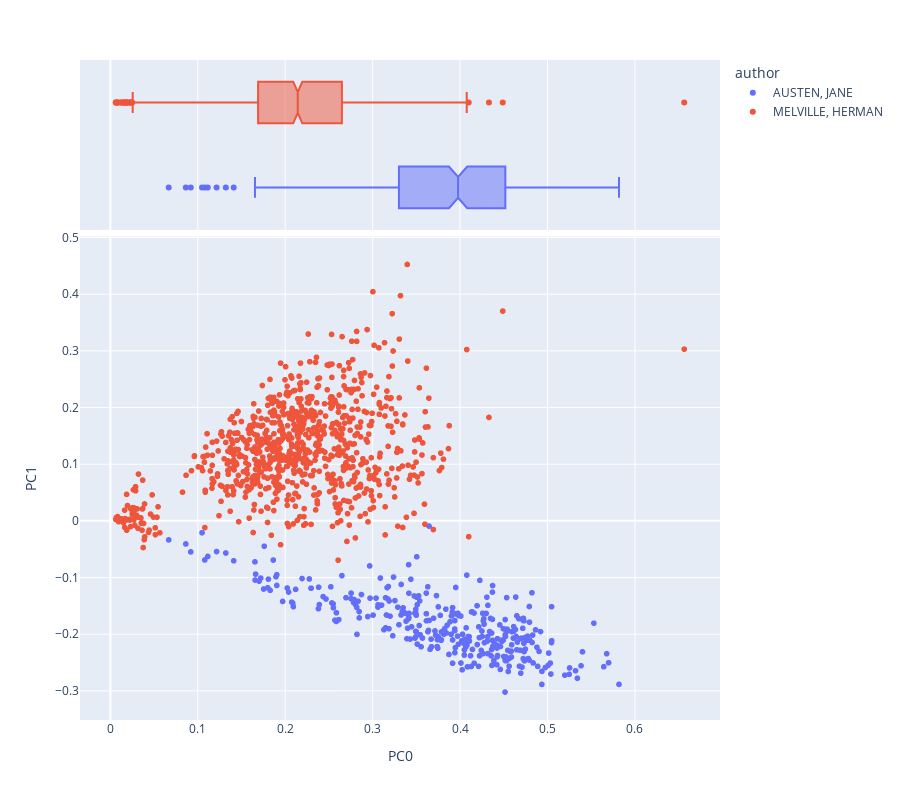

Notebook source saved alongside this figure:
### Markdown cell above
## PC 0 and 1

### Code cell
vis_pcs(DCM, 0, 1)

### Figure 1 — Plotly figure (JSON) as saved in the notebook; plotly's stock layout.template omitted (floating-point values rounded to 4 significant figures; data arrays with more than 128 entries replaced by an {"elided": "..."} marker saying what was removed)
{"data": [{"hovertemplate": "<b>%{hovertext}</b><br><br>author=AUSTEN, JANE<br>PC0=%{x}<br>PC1=%{y}<extra></extra>", "hovertext": {"elided": "334 str values"}, "legendgroup": "AUSTEN, JANE", "marker": {"color": "#636efa", "symbol": "circle"}, "mode": "markers", "name": "AUSTEN, JANE", "showlegend": true, "type": "scattergl", "x": {"elided": "334 float values"}, "xaxis": "x", "y": {"elided": "334 float values"}, "yaxis": "y"}, {"alignmentgroup": "True", "hovertemplate": "<b>%{hovertext}</b><br><br>author=AUSTEN, JANE<br>PC0=%{x}<extra></extra>", "hovertext": {"elided": "334 str values"}, "legendgroup": "AUSTEN, JANE", "marker": {"color": "#636efa", "symbol": "circle"}, "name": "AUSTEN, JANE", "notched": true, "offsetgroup": "AUSTEN, JANE", "showlegend": false, "type": "box", "x": {"elided": "334 float values"}, "xaxis": "x2", "yaxis": "y2"}, {"hovertemplate": "<b>%{hovertext}</b><br><br>author=MELVILLE, HERMAN<br>PC0=%{x}<br>PC1=%{y}<extra></extra>", "hovertext": {"elided": "849 str values"}, "legendgroup": "MELVILLE, HERMAN", "marker": {"color": "#EF553B", "symbol": "circle"}, "mode": "markers", "name": "MELVILLE, HERMAN", "showlegend": true, "type": "scattergl", "x": {"elided": "849 float values"}, "xaxis": "x", "y": {"elided": "849 float values"}, "yaxis": "y"}, {"alignmentgroup": "True", "hovertemplate": "<b>%{hovertext}</b><br><br>author=MELVILLE, HERMAN<br>PC0=%{x}<extra></extra>", "hovertext": {"elided": "849 str values"}, "legendgroup": "MELVILLE, HERMAN", "marker": {"color": "#EF553B", "symbol": "circle"}, "name": "MELVILLE, HERMAN", "notched": true, "offsetgroup": "MELVILLE, HERMAN", "showlegend": false, "type": "box", "x": {"elided": "849 float values"}, "xaxis": "x2", "yaxis": "y2"}], "layout": {"height": 800, "legend": {"title": {"text": "author"}, "tracegroupgap": 0}, "margin": {"t": 60}, "xaxis": {"anchor": "y", "domain": [0, 1], "title": {"text": "PC0"}}, "xaxis2": {"anchor": "y2", "domain": [0, 1], "matches": "x", "showgrid": true, "showticklabels": false}, "yaxis": {"anchor": "x", "domain": [0, 0.7326], "title": {"text": "PC1"}}, "yaxis2": {"anchor": "x2", "domain": [0.7426, 1], "matches": "y2", "showgrid": false, "showline": false, "showticklabels": false, "ticks": ""}}}
